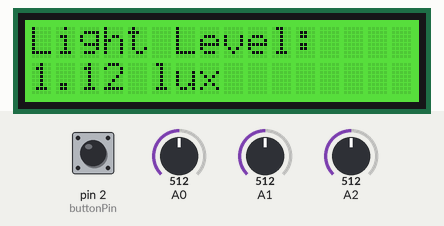
The sketch below on a simulated Arduino Uno, built with avr-gcc and run on an emulated ATmega328P. Parts: 16×2 character LCD. The test bench sets the inputs (shaded band); at power-on: A0 = 512, pin 2 (buttonPin) LOW, A1 = 512, A2 = 512.

Above: at 11.3 s.
11.4 s: A0 set to 1023
At 12.4 s:
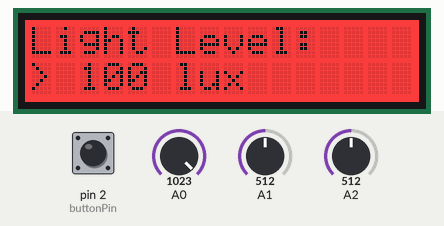
13.0 s: pin 2 (buttonPin) pulled HIGH for 0.15 s
At 13.33 s:
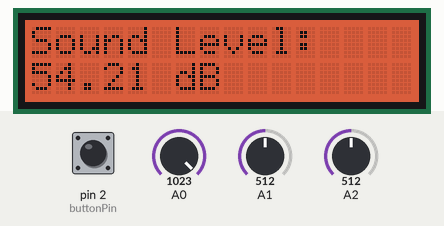
15.5 s: A1 set to 0
At 15.79 s:
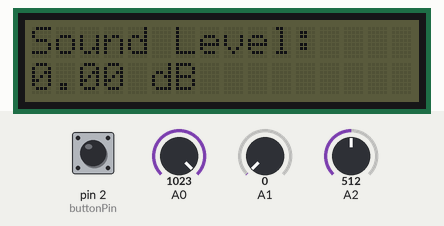
17.9 s: A1 set to 110
At 19.89 s:
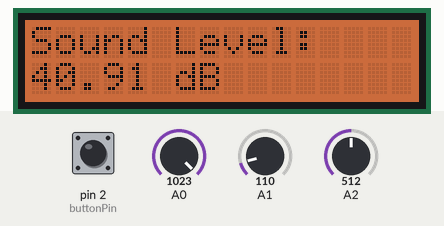
20.9 s: pin 2 (buttonPin) pulled HIGH for 1 s
At 22.4 s:
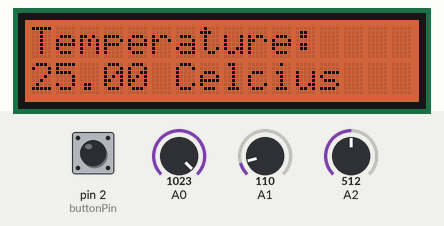
23.4 s: A2 set to 306
At 24.9 s:
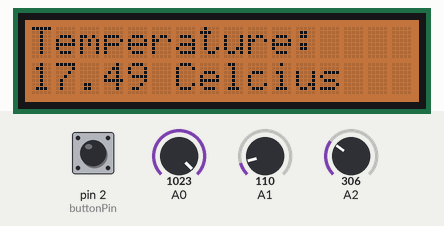
Timing chart, 0 to 26.4 s (numbered marks = the images above; inputs shaded):
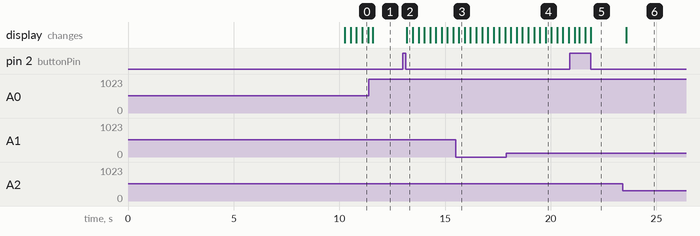

Measured:
- after the input at 11.4 s, the display: changes after 0.18 s (image 1)
- after the input at 13.0 s, the display: changes after 0.20 s (image 2)
- after the input at 15.5 s, the display: changes after 0.16 s (image 3)
- after the input at 20.9 s, the display: changes after 0.23 s (image 5)
- after the input at 23.4 s, the display: changes after 0.17 s (image 6)

The sketch:

sensordevice.ino
```cpp
#include <Wire.h>
#include "rgb_lcd.h"
#include <math.h>

rgb_lcd lcd;

const int light = A0; //Initialize light sensor
const int sound = A1; //Initialize sound sensor
const int temp = A2;  //Initialize temp sensor

double initAvgLight = 0;
double initAvgSound = 0;
double initAvgTemp = 0;

double rollingAvgLight;
double rollingAvgSound;
double rollingAvgTemp;

const int buttonPin = 2;
int buttonState1 = 0;
int buttonState2 = 0;
int buttonState3 = 0;

double avg(double a, double b){
  return 0.9*a + 0.1*b;
}

double avgT(double a, double b){
  return 0.9999*a + 0.0001*b;
}

double analogReadVoltage(int source){
  return analogRead(source)*5.0/1023.0;
}
double temperatureC(int source){
  double a = analogRead(source);
  return 1.0/(log10((1023.0-a+1)/a)/4275.0 + 1/298.15)-273.15;
}

double dB(int source){
  double ref = 1.767767/362.0;
  double v = analogReadVoltage(source) + 1.767767/362.0;
  return 20*log10(v/ref);
}

double lux(int source){
  double x = analogReadVoltage(source);
  if (x == 5){
    return 100.0;
  }
  if (x < 5){
    return 0.0029*pow(x,6.4939);
  }
}

void setup() {
  // put your setup code here, to run once:
  Serial.begin(115200);

  lcd.begin(16, 2);

  lcd.setRGB(0,0,0);

  pinMode(buttonPin, INPUT);

  for(int i = 0; i < 100; i++){
    initAvgLight += lux(light);
    initAvgSound += dB(sound);
    initAvgTemp += temperatureC(temp);
    delay(100);
  }

  double rollingAvgLight = initAvgLight/100;
  double rollingAvgSound = initAvgSound/100;
  double rollingAvgTemp = initAvgTemp/100;
}

double max = 0;

void loop(){
  int i = 1;
  while (i > 0){
    double currentLight = lux(light);
    if (currentLight == 100.0){
      double currentSound = dB(sound);
      rollingAvgSound = avg(rollingAvgSound, currentSound);
      double currentTemp = temperatureC(temp);
      rollingAvgTemp = avgT(rollingAvgTemp, currentTemp);
      lcd.setRGB(255,0,0);
      lcd.clear();
      lcd.print("Light Level:");
      lcd.setCursor(0,1);
      lcd.print("> 100 lux");
      delay(50);
      buttonState1 = digitalRead(buttonPin);
      delay(50);
      buttonState2 = digitalRead(buttonPin);
      delay(50);
      buttonState3 = digitalRead(buttonPin);
      delay(50);
      if (buttonState1 == HIGH || buttonState2 == HIGH || buttonState3 == HIGH){
        i = 0;
      }
    }
    else {
      rollingAvgLight = avg(rollingAvgLight, currentLight);
      double currentSound = dB(sound);
      rollingAvgSound = avg(rollingAvgSound, currentSound);
      double currentTemp = temperatureC(temp);
      rollingAvgTemp = avgT(rollingAvgTemp, currentTemp);
      delay(50);
      double l = (255/1.62)*log10(abs(currentLight - rollingAvgLight)+ 1);
      double m = (255/1.62)*abs((log10(abs(currentLight - rollingAvgLight)+ 1)-1.62));
      lcd.setRGB((int) l, (int) m, 0);
      lcd.clear();
      lcd.print("Light Level:");
      lcd.setCursor(0,1);
      lcd.print(currentLight);
      lcd.print(" lux");
      delay(50);
      buttonState1 = digitalRead(buttonPin);
      delay(50);
      buttonState2 = digitalRead(buttonPin);
      delay(50);
      buttonState3 = digitalRead(buttonPin);
      delay(50);
      if (buttonState1 == HIGH || buttonState2 == HIGH || buttonState3 == HIGH){
        i = 0;
      }
    }
  }
  i = 1;
  while (i > 0){
    double currentLight = lux(light);
    rollingAvgLight = avg(rollingAvgLight, currentLight);
    double currentSound = dB(sound);
    rollingAvgSound = avg(rollingAvgSound, currentSound);
    double currentTemp = temperatureC(temp);
    rollingAvgTemp = avgT(rollingAvgTemp, currentTemp);
    delay(50);
    double l = (255/1.42)*log10(abs(currentSound - rollingAvgSound)+ 1);
    double m = (255/1.42)*abs(log10(abs(currentSound - rollingAvgSound)+1)-1.42);
    lcd.setRGB((int) l, (int) m, 0);
    lcd.clear();
    lcd.print("Sound Level:");
    lcd.setCursor(0,1);
    lcd.print(currentSound);
    lcd.print(" dB");
    delay(50);
    buttonState1 = digitalRead(buttonPin);
    delay(50);
    buttonState2 = digitalRead(buttonPin);
    delay(50);
    buttonState3 = digitalRead(buttonPin);
    delay(50);
    if (buttonState1 == HIGH || buttonState2 == HIGH || buttonState3 == HIGH){
      i = 0;
    }
  }
  i = 1;
  while (i > 0){
    double currentLight = lux(light);
    rollingAvgLight = avg(rollingAvgLight, currentLight);
    double currentSound = dB(sound);
    rollingAvgSound = avg(rollingAvgSound, currentSound);
    double currentTemp = temperatureC(temp);
    rollingAvgTemp = avgT(rollingAvgTemp, currentTemp);
    delay(50);
    double l = (255/1.8)*log10(abs(currentTemp - rollingAvgTemp)+ 1);
    double m = (255/1.8)*abs(log10(abs(currentTemp - rollingAvgTemp)+1)-1.8);
    lcd.setRGB((int) l, (int) m, 0);
    lcd.clear();
    lcd.print("Temperature:");
    lcd.setCursor(0,1);
    lcd.print(currentTemp);
    lcd.print(" Celcius");
    delay(50);
    buttonState1 = digitalRead(buttonPin);
    delay(50);
    buttonState2 = digitalRead(buttonPin);
    delay(50);
    buttonState3 = digitalRead(buttonPin);
    delay(50);
    if (buttonState1 == HIGH || buttonState2 == HIGH || buttonState3 == HIGH){
      i = 0;
    }
  }
}
```
